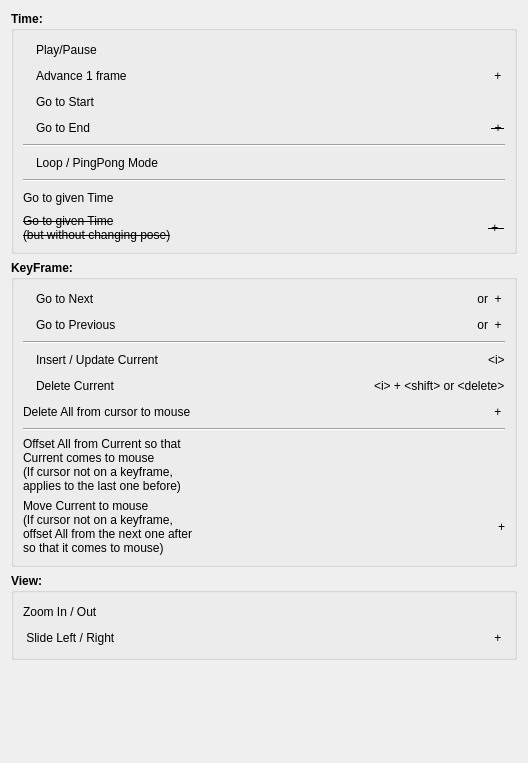
<?xml version="1.0" encoding="UTF-8"?>
<ui version="4.0">
 <class>HelpDialog</class>
 <widget class="QDialog" name="HelpDialog">
  <property name="geometry">
   <rect>
    <x>0</x>
    <y>0</y>
    <width>528</width>
    <height>763</height>
   </rect>
  </property>
  <property name="sizePolicy">
   <sizepolicy hsizetype="Preferred" vsizetype="Preferred">
    <horstretch>0</horstretch>
    <verstretch>0</verstretch>
   </sizepolicy>
  </property>
  <property name="minimumSize">
   <size>
    <width>0</width>
    <height>0</height>
   </size>
  </property>
  <property name="maximumSize">
   <size>
    <width>16777215</width>
    <height>16777215</height>
   </size>
  </property>
  <property name="windowTitle">
   <string>Timeline Controls</string>
  </property>
  <layout class="QVBoxLayout" name="verticalLayout">
   <item>
    <widget class="QGroupBox" name="groupBox">
     <property name="font">
      <font>
       <weight>75</weight>
       <bold>true</bold>
      </font>
     </property>
     <property name="title">
      <string>Time:</string>
     </property>
     <layout class="QVBoxLayout" name="verticalLayout_2">
      <item>
       <layout class="QHBoxLayout" name="horizontalLayout">
        <item>
         <widget class="QLabel" name="label_17">
          <property name="maximumSize">
           <size>
            <width>20</width>
            <height>20</height>
           </size>
          </property>
          <property name="text">
           <string/>
          </property>
          <property name="pixmap">
           <pixmap resource="timeline.qrc">:/images/play.png</pixmap>
          </property>
          <property name="scaledContents">
           <bool>true</bool>
          </property>
         </widget>
        </item>
        <item>
         <widget class="QLabel" name="label_2">
          <property name="maximumSize">
           <size>
            <width>16777215</width>
            <height>16777215</height>
           </size>
          </property>
          <property name="font">
           <font>
            <weight>50</weight>
            <bold>false</bold>
           </font>
          </property>
          <property name="text">
           <string>Play/Pause</string>
          </property>
         </widget>
        </item>
        <item>
         <spacer name="horizontalSpacer">
          <property name="orientation">
           <enum>Qt::Horizontal</enum>
          </property>
          <property name="sizeHint" stdset="0">
           <size>
            <width>40</width>
            <height>20</height>
           </size>
          </property>
         </spacer>
        </item>
        <item>
         <widget class="QLabel" name="label_7">
          <property name="font">
           <font>
            <weight>50</weight>
            <bold>false</bold>
           </font>
          </property>
          <property name="text">
           <string>&lt;space&gt;</string>
          </property>
          <property name="alignment">
           <set>Qt::AlignCenter</set>
          </property>
         </widget>
        </item>
       </layout>
      </item>
      <item>
       <layout class="QHBoxLayout" name="horizontalLayout_16">
        <property name="bottomMargin">
         <number>0</number>
        </property>
        <item>
         <widget class="QLabel" name="label_40">
          <property name="maximumSize">
           <size>
            <width>20</width>
            <height>20</height>
           </size>
          </property>
          <property name="text">
           <string/>
          </property>
          <property name="scaledContents">
           <bool>true</bool>
          </property>
         </widget>
        </item>
        <item>
         <widget class="QLabel" name="label_39">
          <property name="font">
           <font>
            <weight>50</weight>
            <bold>false</bold>
           </font>
          </property>
          <property name="text">
           <string>Advance 1 frame</string>
          </property>
         </widget>
        </item>
        <item>
         <spacer name="horizontalSpacer_16">
          <property name="orientation">
           <enum>Qt::Horizontal</enum>
          </property>
          <property name="sizeHint" stdset="0">
           <size>
            <width>40</width>
            <height>20</height>
           </size>
          </property>
         </spacer>
        </item>
        <item>
         <widget class="QLabel" name="label">
          <property name="font">
           <font>
            <weight>50</weight>
            <bold>false</bold>
           </font>
          </property>
          <property name="text">
           <string>&lt;space&gt; + &lt;ctrl&gt;</string>
          </property>
         </widget>
        </item>
       </layout>
      </item>
      <item>
       <layout class="QHBoxLayout" name="horizontalLayout_3">
        <item>
         <widget class="QLabel" name="label_18">
          <property name="maximumSize">
           <size>
            <width>20</width>
            <height>20</height>
           </size>
          </property>
          <property name="text">
           <string/>
          </property>
          <property name="pixmap">
           <pixmap resource="timeline.qrc">:/images/start.png</pixmap>
          </property>
          <property name="scaledContents">
           <bool>true</bool>
          </property>
         </widget>
        </item>
        <item>
         <widget class="QLabel" name="label_4">
          <property name="maximumSize">
           <size>
            <width>16777215</width>
            <height>16777215</height>
           </size>
          </property>
          <property name="font">
           <font>
            <weight>50</weight>
            <bold>false</bold>
           </font>
          </property>
          <property name="text">
           <string>Go to Start</string>
          </property>
         </widget>
        </item>
        <item>
         <spacer name="horizontalSpacer_6">
          <property name="orientation">
           <enum>Qt::Horizontal</enum>
          </property>
          <property name="sizeHint" stdset="0">
           <size>
            <width>40</width>
            <height>20</height>
           </size>
          </property>
         </spacer>
        </item>
        <item>
         <widget class="QLabel" name="label_8">
          <property name="font">
           <font>
            <weight>50</weight>
            <bold>false</bold>
           </font>
          </property>
          <property name="text">
           <string>&lt;backspace&gt;</string>
          </property>
          <property name="alignment">
           <set>Qt::AlignCenter</set>
          </property>
         </widget>
        </item>
       </layout>
      </item>
      <item>
       <layout class="QHBoxLayout" name="horizontalLayout_2">
        <item>
         <widget class="QLabel" name="label_19">
          <property name="maximumSize">
           <size>
            <width>20</width>
            <height>20</height>
           </size>
          </property>
          <property name="text">
           <string/>
          </property>
          <property name="pixmap">
           <pixmap resource="timeline.qrc">:/images/end.png</pixmap>
          </property>
          <property name="scaledContents">
           <bool>true</bool>
          </property>
         </widget>
        </item>
        <item>
         <widget class="QLabel" name="label_5">
          <property name="maximumSize">
           <size>
            <width>16777215</width>
            <height>16777215</height>
           </size>
          </property>
          <property name="font">
           <font>
            <weight>50</weight>
            <bold>false</bold>
           </font>
          </property>
          <property name="text">
           <string>Go to End</string>
          </property>
         </widget>
        </item>
        <item>
         <spacer name="horizontalSpacer_9">
          <property name="orientation">
           <enum>Qt::Horizontal</enum>
          </property>
          <property name="sizeHint" stdset="0">
           <size>
            <width>40</width>
            <height>20</height>
           </size>
          </property>
         </spacer>
        </item>
        <item>
         <widget class="QLabel" name="label_9">
          <property name="font">
           <font>
            <weight>50</weight>
            <bold>false</bold>
            <strikeout>true</strikeout>
           </font>
          </property>
          <property name="text">
           <string>&lt;backspace&gt; + &lt;ctrl&gt;</string>
          </property>
          <property name="alignment">
           <set>Qt::AlignCenter</set>
          </property>
         </widget>
        </item>
       </layout>
      </item>
      <item>
       <widget class="Line" name="line_5">
        <property name="orientation">
         <enum>Qt::Horizontal</enum>
        </property>
       </widget>
      </item>
      <item>
       <layout class="QHBoxLayout" name="horizontalLayout_5">
        <item>
         <widget class="QLabel" name="label_11">
          <property name="maximumSize">
           <size>
            <width>20</width>
            <height>20</height>
           </size>
          </property>
          <property name="text">
           <string/>
          </property>
          <property name="pixmap">
           <pixmap resource="timeline.qrc">:/images/loop.png</pixmap>
          </property>
          <property name="scaledContents">
           <bool>true</bool>
          </property>
         </widget>
        </item>
        <item>
         <widget class="QLabel" name="label_6">
          <property name="maximumSize">
           <size>
            <width>16777215</width>
            <height>16777215</height>
           </size>
          </property>
          <property name="font">
           <font>
            <weight>50</weight>
            <bold>false</bold>
           </font>
          </property>
          <property name="text">
           <string>Loop / PingPong Mode</string>
          </property>
          <property name="alignment">
           <set>Qt::AlignLeading|Qt::AlignLeft|Qt::AlignVCenter</set>
          </property>
         </widget>
        </item>
        <item>
         <spacer name="horizontalSpacer_3">
          <property name="orientation">
           <enum>Qt::Horizontal</enum>
          </property>
          <property name="sizeHint" stdset="0">
           <size>
            <width>40</width>
            <height>20</height>
           </size>
          </property>
         </spacer>
        </item>
       </layout>
      </item>
      <item>
       <widget class="Line" name="line">
        <property name="orientation">
         <enum>Qt::Horizontal</enum>
        </property>
       </widget>
      </item>
      <item>
       <layout class="QHBoxLayout" name="horizontalLayout_7">
        <property name="bottomMargin">
         <number>0</number>
        </property>
        <item>
         <widget class="QLabel" name="label_16">
          <property name="font">
           <font>
            <weight>50</weight>
            <bold>false</bold>
           </font>
          </property>
          <property name="text">
           <string>Go to given Time</string>
          </property>
         </widget>
        </item>
        <item>
         <spacer name="horizontalSpacer_10">
          <property name="orientation">
           <enum>Qt::Horizontal</enum>
          </property>
          <property name="sizeHint" stdset="0">
           <size>
            <width>40</width>
            <height>20</height>
           </size>
          </property>
         </spacer>
        </item>
        <item>
         <widget class="QLabel" name="label_14">
          <property name="font">
           <font>
            <weight>50</weight>
            <bold>false</bold>
           </font>
          </property>
          <property name="text">
           <string>&lt;leftClick&gt;</string>
          </property>
         </widget>
        </item>
       </layout>
      </item>
      <item>
       <layout class="QHBoxLayout" name="horizontalLayout_4">
        <item>
         <widget class="QLabel" name="label_3">
          <property name="maximumSize">
           <size>
            <width>16777215</width>
            <height>16777215</height>
           </size>
          </property>
          <property name="font">
           <font>
            <weight>50</weight>
            <bold>false</bold>
            <strikeout>true</strikeout>
           </font>
          </property>
          <property name="text">
           <string>Go to given Time
(but without changing pose)</string>
          </property>
          <property name="textFormat">
           <enum>Qt::AutoText</enum>
          </property>
         </widget>
        </item>
        <item>
         <spacer name="horizontalSpacer_5">
          <property name="orientation">
           <enum>Qt::Horizontal</enum>
          </property>
          <property name="sizeHint" stdset="0">
           <size>
            <width>40</width>
            <height>20</height>
           </size>
          </property>
         </spacer>
        </item>
        <item>
         <widget class="QLabel" name="label_10">
          <property name="font">
           <font>
            <weight>50</weight>
            <bold>false</bold>
            <strikeout>true</strikeout>
           </font>
          </property>
          <property name="text">
           <string>&lt;leftClick&gt; + &lt;ctrl&gt; </string>
          </property>
          <property name="alignment">
           <set>Qt::AlignCenter</set>
          </property>
         </widget>
        </item>
       </layout>
      </item>
     </layout>
    </widget>
   </item>
   <item>
    <widget class="QGroupBox" name="groupBox_2">
     <property name="font">
      <font>
       <weight>75</weight>
       <bold>true</bold>
      </font>
     </property>
     <property name="title">
      <string>KeyFrame:</string>
     </property>
     <layout class="QVBoxLayout" name="verticalLayout_5">
      <item>
       <layout class="QHBoxLayout" name="horizontalLayout_9">
        <property name="rightMargin">
         <number>0</number>
        </property>
        <property name="bottomMargin">
         <number>0</number>
        </property>
        <item>
         <widget class="QLabel" name="label_23">
          <property name="maximumSize">
           <size>
            <width>20</width>
            <height>20</height>
           </size>
          </property>
          <property name="text">
           <string/>
          </property>
          <property name="pixmap">
           <pixmap resource="timeline.qrc">:/images/forward.png</pixmap>
          </property>
          <property name="scaledContents">
           <bool>true</bool>
          </property>
         </widget>
        </item>
        <item>
         <widget class="QLabel" name="label_22">
          <property name="font">
           <font>
            <weight>50</weight>
            <bold>false</bold>
           </font>
          </property>
          <property name="text">
           <string>Go to Next</string>
          </property>
         </widget>
        </item>
        <item>
         <spacer name="horizontalSpacer_7">
          <property name="orientation">
           <enum>Qt::Horizontal</enum>
          </property>
          <property name="sizeHint" stdset="0">
           <size>
            <width>40</width>
            <height>20</height>
           </size>
          </property>
         </spacer>
        </item>
        <item>
         <widget class="QLabel" name="label_21">
          <property name="font">
           <font>
            <weight>50</weight>
            <bold>false</bold>
           </font>
          </property>
          <property name="text">
           <string>&lt;rigth arrow&gt; or &lt;wheel&gt; + &lt;shift&gt;</string>
          </property>
         </widget>
        </item>
       </layout>
      </item>
      <item>
       <layout class="QHBoxLayout" name="horizontalLayout_10">
        <property name="bottomMargin">
         <number>0</number>
        </property>
        <item>
         <widget class="QLabel" name="label_26">
          <property name="maximumSize">
           <size>
            <width>20</width>
            <height>20</height>
           </size>
          </property>
          <property name="text">
           <string/>
          </property>
          <property name="pixmap">
           <pixmap resource="timeline.qrc">:/images/rearward.png</pixmap>
          </property>
          <property name="scaledContents">
           <bool>true</bool>
          </property>
         </widget>
        </item>
        <item>
         <widget class="QLabel" name="label_25">
          <property name="font">
           <font>
            <weight>50</weight>
            <bold>false</bold>
           </font>
          </property>
          <property name="text">
           <string>Go to Previous</string>
          </property>
         </widget>
        </item>
        <item>
         <spacer name="horizontalSpacer_8">
          <property name="orientation">
           <enum>Qt::Horizontal</enum>
          </property>
          <property name="sizeHint" stdset="0">
           <size>
            <width>40</width>
            <height>20</height>
           </size>
          </property>
         </spacer>
        </item>
        <item>
         <widget class="QLabel" name="label_24">
          <property name="font">
           <font>
            <weight>50</weight>
            <bold>false</bold>
           </font>
          </property>
          <property name="text">
           <string>&lt;left arrow&gt; or &lt;wheel&gt; + &lt;shift&gt;</string>
          </property>
         </widget>
        </item>
       </layout>
      </item>
      <item>
       <widget class="Line" name="line_2">
        <property name="orientation">
         <enum>Qt::Horizontal</enum>
        </property>
       </widget>
      </item>
      <item>
       <layout class="QHBoxLayout" name="horizontalLayout_12">
        <property name="bottomMargin">
         <number>0</number>
        </property>
        <item>
         <widget class="QLabel" name="label_29">
          <property name="maximumSize">
           <size>
            <width>20</width>
            <height>20</height>
           </size>
          </property>
          <property name="text">
           <string/>
          </property>
          <property name="pixmap">
           <pixmap resource="timeline.qrc">:/images/key.png</pixmap>
          </property>
          <property name="scaledContents">
           <bool>true</bool>
          </property>
         </widget>
        </item>
        <item>
         <widget class="QLabel" name="label_28">
          <property name="font">
           <font>
            <weight>50</weight>
            <bold>false</bold>
           </font>
          </property>
          <property name="text">
           <string>Insert / Update Current</string>
          </property>
         </widget>
        </item>
        <item>
         <spacer name="horizontalSpacer_11">
          <property name="orientation">
           <enum>Qt::Horizontal</enum>
          </property>
          <property name="sizeHint" stdset="0">
           <size>
            <width>40</width>
            <height>20</height>
           </size>
          </property>
         </spacer>
        </item>
        <item>
         <widget class="QLabel" name="label_27">
          <property name="font">
           <font>
            <weight>50</weight>
            <bold>false</bold>
           </font>
          </property>
          <property name="text">
           <string>&lt;html&gt;&lt;head/&gt;&lt;body&gt;&lt;p&gt;&amp;lt;i&amp;gt;&lt;/p&gt;&lt;/body&gt;&lt;/html&gt;</string>
          </property>
         </widget>
        </item>
       </layout>
      </item>
      <item>
       <layout class="QHBoxLayout" name="horizontalLayout_11">
        <property name="bottomMargin">
         <number>0</number>
        </property>
        <item>
         <widget class="QLabel" name="label_32">
          <property name="maximumSize">
           <size>
            <width>20</width>
            <height>20</height>
           </size>
          </property>
          <property name="text">
           <string/>
          </property>
          <property name="pixmap">
           <pixmap resource="timeline.qrc">:/images/deleteKey.png</pixmap>
          </property>
          <property name="scaledContents">
           <bool>true</bool>
          </property>
         </widget>
        </item>
        <item>
         <widget class="QLabel" name="label_31">
          <property name="font">
           <font>
            <weight>50</weight>
            <bold>false</bold>
           </font>
          </property>
          <property name="text">
           <string>Delete Current</string>
          </property>
         </widget>
        </item>
        <item>
         <spacer name="horizontalSpacer_12">
          <property name="orientation">
           <enum>Qt::Horizontal</enum>
          </property>
          <property name="sizeHint" stdset="0">
           <size>
            <width>40</width>
            <height>20</height>
           </size>
          </property>
         </spacer>
        </item>
        <item>
         <widget class="QLabel" name="label_30">
          <property name="font">
           <font>
            <weight>50</weight>
            <bold>false</bold>
           </font>
          </property>
          <property name="text">
           <string>&lt;html&gt;&lt;head/&gt;&lt;body&gt;&lt;p&gt;&amp;lt;i&amp;gt; + &amp;lt;shift&amp;gt; or &amp;lt;delete&amp;gt;&lt;/p&gt;&lt;/body&gt;&lt;/html&gt;</string>
          </property>
         </widget>
        </item>
       </layout>
      </item>
      <item>
       <layout class="QHBoxLayout" name="horizontalLayout_15">
        <property name="bottomMargin">
         <number>0</number>
        </property>
        <item>
         <widget class="QLabel" name="label_34">
          <property name="font">
           <font>
            <weight>50</weight>
            <bold>false</bold>
           </font>
          </property>
          <property name="text">
           <string>Delete All from cursor to mouse</string>
          </property>
         </widget>
        </item>
        <item>
         <spacer name="horizontalSpacer_13">
          <property name="orientation">
           <enum>Qt::Horizontal</enum>
          </property>
          <property name="sizeHint" stdset="0">
           <size>
            <width>40</width>
            <height>20</height>
           </size>
          </property>
         </spacer>
        </item>
        <item>
         <widget class="QLabel" name="label_33">
          <property name="font">
           <font>
            <weight>50</weight>
            <bold>false</bold>
           </font>
          </property>
          <property name="text">
           <string>&lt;shift&gt; + &lt;leftClick&gt;</string>
          </property>
         </widget>
        </item>
       </layout>
      </item>
      <item>
       <widget class="Line" name="line_4">
        <property name="orientation">
         <enum>Qt::Horizontal</enum>
        </property>
       </widget>
      </item>
      <item>
       <layout class="QHBoxLayout" name="horizontalLayout_13">
        <property name="bottomMargin">
         <number>0</number>
        </property>
        <item>
         <widget class="QLabel" name="label_36">
          <property name="font">
           <font>
            <weight>50</weight>
            <bold>false</bold>
           </font>
          </property>
          <property name="text">
           <string>Offset All from Current so that 
Current comes to mouse 
(If cursor not on a keyframe,
applies to the last one before)</string>
          </property>
         </widget>
        </item>
        <item>
         <spacer name="horizontalSpacer_14">
          <property name="orientation">
           <enum>Qt::Horizontal</enum>
          </property>
          <property name="sizeHint" stdset="0">
           <size>
            <width>40</width>
            <height>20</height>
           </size>
          </property>
         </spacer>
        </item>
        <item>
         <widget class="QLabel" name="label_35">
          <property name="font">
           <font>
            <weight>50</weight>
            <bold>false</bold>
           </font>
          </property>
          <property name="text">
           <string>&lt;rightClick&gt;</string>
          </property>
         </widget>
        </item>
       </layout>
      </item>
      <item>
       <layout class="QHBoxLayout" name="horizontalLayout_14">
        <property name="bottomMargin">
         <number>0</number>
        </property>
        <item>
         <widget class="QLabel" name="label_38">
          <property name="font">
           <font>
            <weight>50</weight>
            <bold>false</bold>
           </font>
          </property>
          <property name="text">
           <string>Move Current to mouse 
(If cursor not on a keyframe,
offset All from the next one after 
so that it comes to mouse)</string>
          </property>
         </widget>
        </item>
        <item>
         <spacer name="horizontalSpacer_15">
          <property name="orientation">
           <enum>Qt::Horizontal</enum>
          </property>
          <property name="sizeHint" stdset="0">
           <size>
            <width>40</width>
            <height>20</height>
           </size>
          </property>
         </spacer>
        </item>
        <item>
         <widget class="QLabel" name="label_37">
          <property name="font">
           <font>
            <weight>50</weight>
            <bold>false</bold>
           </font>
          </property>
          <property name="text">
           <string>&lt;shift&gt;+&lt;rightClick&gt;</string>
          </property>
         </widget>
        </item>
       </layout>
      </item>
     </layout>
    </widget>
   </item>
   <item>
    <widget class="QGroupBox" name="groupBox_3">
     <property name="font">
      <font>
       <weight>75</weight>
       <bold>true</bold>
      </font>
     </property>
     <property name="title">
      <string>View:</string>
     </property>
     <layout class="QVBoxLayout" name="verticalLayout_3">
      <item>
       <layout class="QHBoxLayout" name="horizontalLayout_6">
        <property name="bottomMargin">
         <number>0</number>
        </property>
        <item>
         <widget class="QLabel" name="label_13">
          <property name="font">
           <font>
            <weight>50</weight>
            <bold>false</bold>
           </font>
          </property>
          <property name="text">
           <string>Zoom In / Out</string>
          </property>
         </widget>
        </item>
        <item>
         <spacer name="horizontalSpacer_4">
          <property name="orientation">
           <enum>Qt::Horizontal</enum>
          </property>
          <property name="sizeHint" stdset="0">
           <size>
            <width>40</width>
            <height>20</height>
           </size>
          </property>
         </spacer>
        </item>
        <item>
         <widget class="QLabel" name="label_12">
          <property name="font">
           <font>
            <weight>50</weight>
            <bold>false</bold>
           </font>
          </property>
          <property name="text">
           <string>&lt;wheel&gt;</string>
          </property>
          <property name="alignment">
           <set>Qt::AlignCenter</set>
          </property>
         </widget>
        </item>
       </layout>
      </item>
      <item>
       <layout class="QHBoxLayout" name="horizontalLayout_8">
        <property name="bottomMargin">
         <number>0</number>
        </property>
        <item>
         <widget class="QLabel" name="label_20">
          <property name="font">
           <font>
            <weight>50</weight>
            <bold>false</bold>
           </font>
          </property>
          <property name="text">
           <string> Slide Left / Right</string>
          </property>
         </widget>
        </item>
        <item>
         <spacer name="horizontalSpacer_2">
          <property name="orientation">
           <enum>Qt::Horizontal</enum>
          </property>
          <property name="sizeHint" stdset="0">
           <size>
            <width>40</width>
            <height>20</height>
           </size>
          </property>
         </spacer>
        </item>
        <item>
         <widget class="QLabel" name="label_15">
          <property name="font">
           <font>
            <weight>50</weight>
            <bold>false</bold>
           </font>
          </property>
          <property name="text">
           <string>&lt;wheel&gt; + &lt;ctrl&gt;</string>
          </property>
         </widget>
        </item>
       </layout>
      </item>
     </layout>
    </widget>
   </item>
   <item>
    <spacer name="verticalSpacer">
     <property name="orientation">
      <enum>Qt::Vertical</enum>
     </property>
     <property name="sizeHint" stdset="0">
      <size>
       <width>20</width>
       <height>40</height>
      </size>
     </property>
    </spacer>
   </item>
  </layout>
 </widget>
 <resources>
  <include location="timeline.qrc"/>
 </resources>
 <connections/>
</ui>
